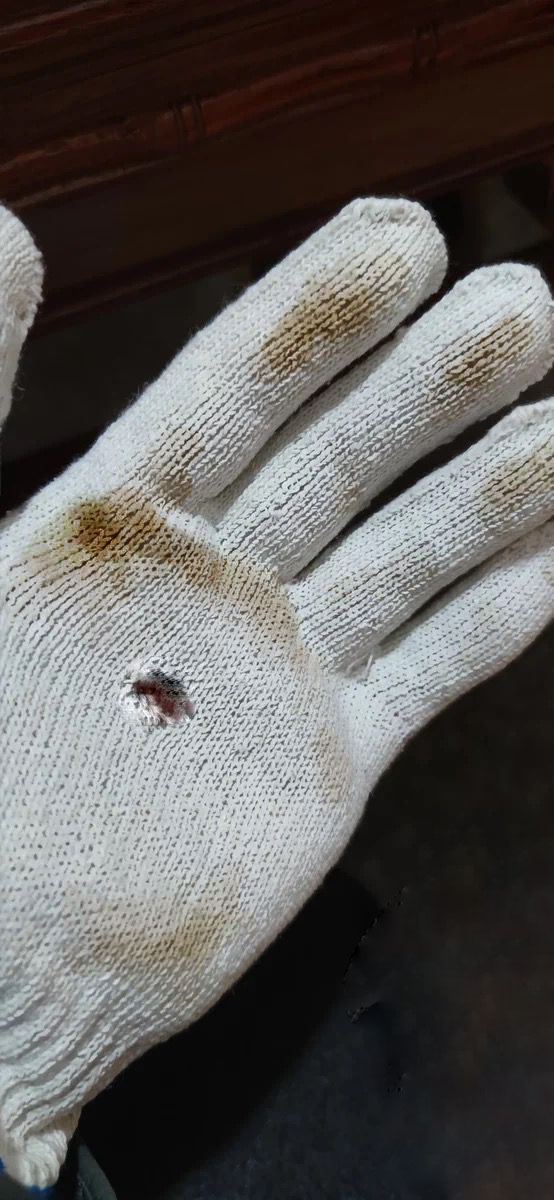
%> input picture Cotton Glove 1.jpg, 554 x 1200 px
$ octave --eval "result = detect_glove_contour(imread('Cotton Glove 1.jpg'));"   (GNU Octave 9; MATLAB toolbox functions it lacks are replaced by stand-ins)
%> lines starting %> are read from the running program, lines starting %| are printed output that depends on the picture; in (x1, y1, x2, y2) boxes, pixels count from 0 and x2, y2 are one past the last pixel; in counts of white or black regions, pixels touching at a corner belong together; the program's own positions count from 1
function [glove_contour] = detect_glove_contour(image)

    glove_hsv = rgb2hsv(image);
%> glove_hsv: size 1200x554x3 double; mean H, S, V 0.282, 0.231, 0.381

    % Extract individual channels
    hue_channel = glove_hsv(:,:,1);
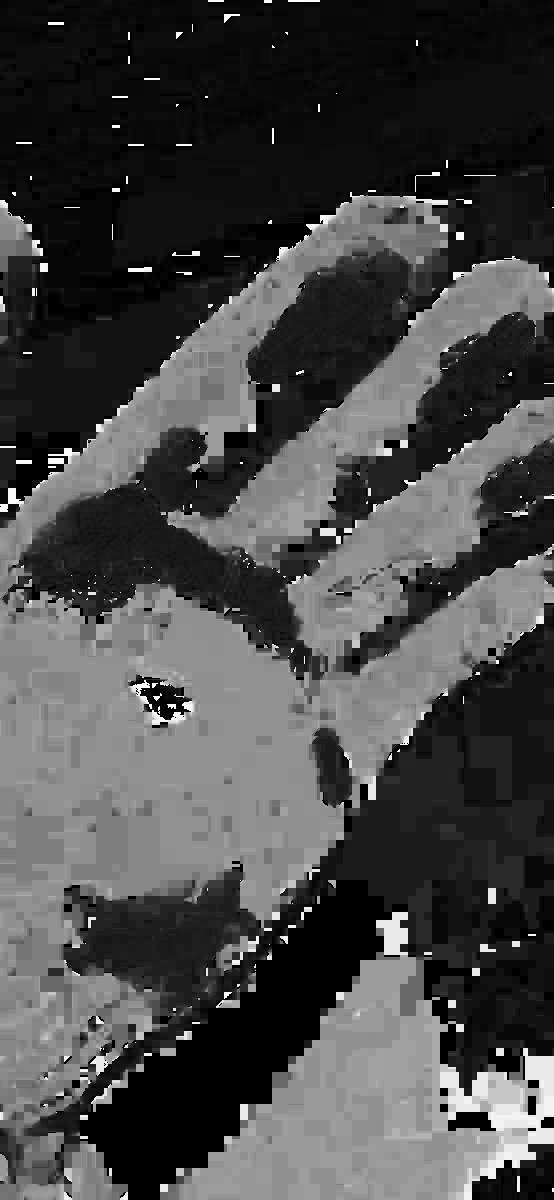
%> hue_channel: size 1200x554 double; min 0, max 0.996, mean 0.282
    saturation_channel = glove_hsv(:,:,2);
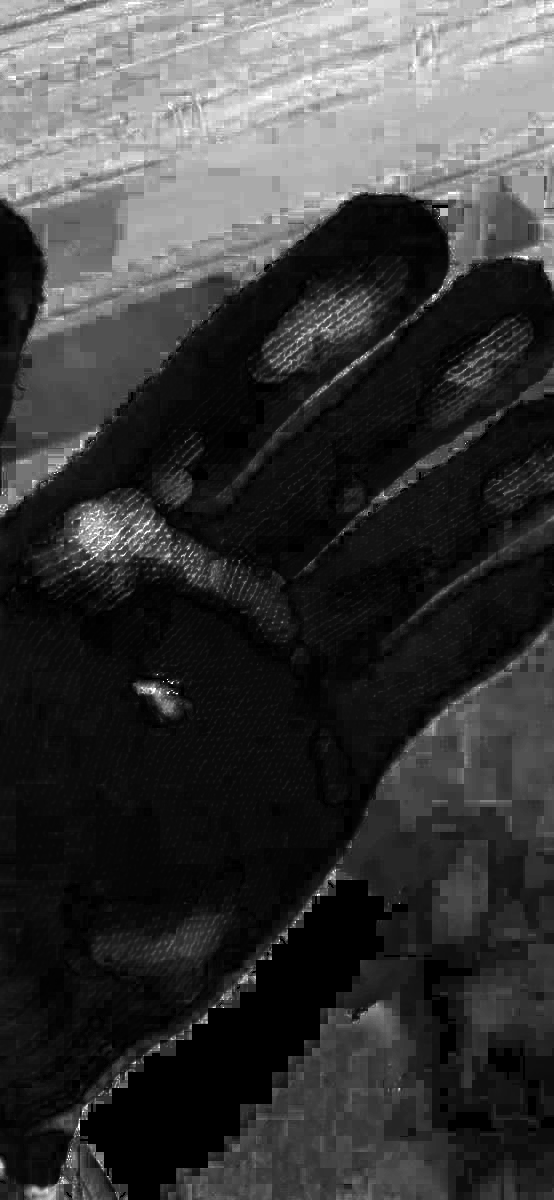
%> saturation_channel: size 1200x554 double; min 0, max 1, mean 0.231
    value_channel = glove_hsv(:,:,3);
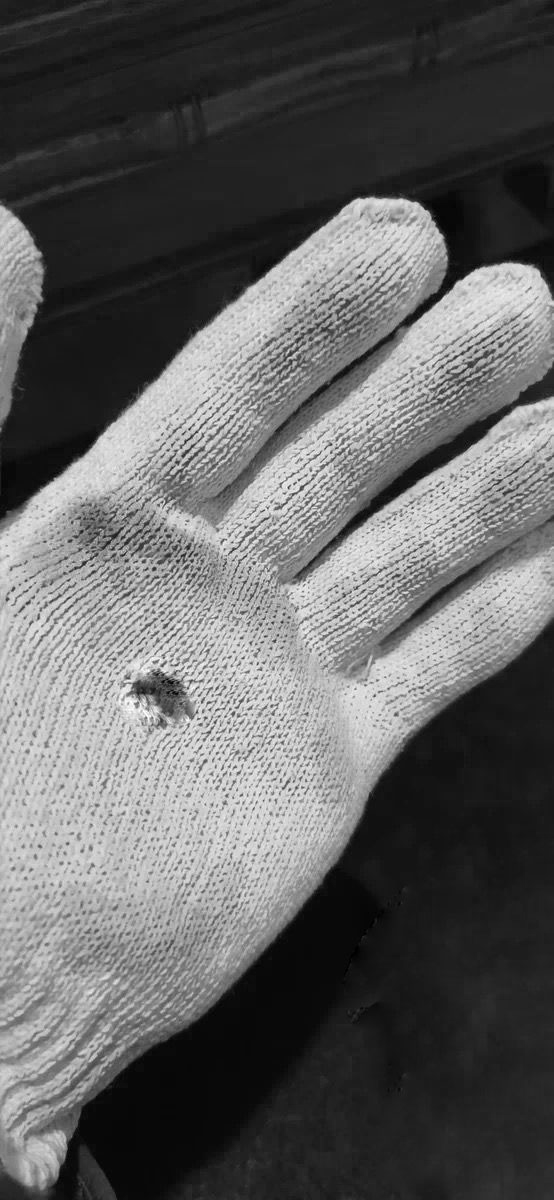
%> value_channel: size 1200x554 double; min 0, max 1, mean 0.381

    % Calculate histograms for each channel
    numBins = 256;
    hueHistogram = imhist(hue_channel, numBins);
%> hueHistogram = 256 values, max 65633 at index 147, min 0 at index 57, mean 2596.9
    saturationHistogram = imhist(saturation_channel, numBins);
%> saturationHistogram = 256 values, max 42666 at index 1, min 0 at index 2, mean 2596.9
    valueHistogram = imhist(value_channel, numBins);
%> valueHistogram = 256 values, max 17373 at index 32, min 0 at index 252, mean 2596.9

    % Find the bin with the highest count for each channel
    [~, dominantHueBin] = max(hueHistogram);
%> dominantHueBin = 147
    [~, dominantSaturationBin] = max(saturationHistogram);
%> dominantSaturationBin = 1
    [~, dominantValueBin] = max(valueHistogram);
%> dominantValueBin = 32

    % Convert the dominant bins to actual values
    dominant_hue = (dominantHueBin - 1) / numBins;
%> dominant_hue = 0.57
    dominant_saturation = (dominantSaturationBin - 1) / numBins;
%> dominant_saturation = 0
    dominant_value = (dominantValueBin - 1) / numBins;
%> dominant_value = 0.121

    % Extract the dominant color
    dominant_color = [dominant_hue, dominant_saturation, dominant_value];
%> dominant_color = [0.57 0 0.121]

    % Define light and dark background threshold
    bright_bg_lower = [0,0,128] / 255;
    bright_bg_upper = [255,255,255] / 255;

    dark_bg_lower = [0,0,0] / 255;
    dark_bg_upper = [255,255,127] / 255;

    % Check if dominant color is within the dark background range
    is_dark = all(dominant_color >= dark_bg_lower) && all(dominant_color <= dark_bg_upper);
%> is_dark = true

    % Check if dominant color is within the light background range
    is_bright = all(dominant_color >= bright_bg_lower) && all(dominant_color <= bright_bg_upper);
%> is_bright = false

    % Define lower and upper bounds for glove color in HSV space
    if is_bright
        glove_lower = [0,0,85] / 255;
        glove_upper = [255,110,255] / 255;
    end
    if is_dark
        glove_lower = [0,0,0] / 255;
        glove_upper = [255,255,110] / 255;
    end

    % Create mask for the glove
    glove_mask = (glove_hsv(:,:,1) >= glove_lower(1) & glove_hsv(:,:,1) <= glove_upper(1)) & ...
           (glove_hsv(:,:,2) >= glove_lower(2) & glove_hsv(:,:,2) <= glove_upper(2)) & ...
           (glove_hsv(:,:,3) >= glove_lower(3) & glove_hsv(:,:,3) <= glove_upper(3));
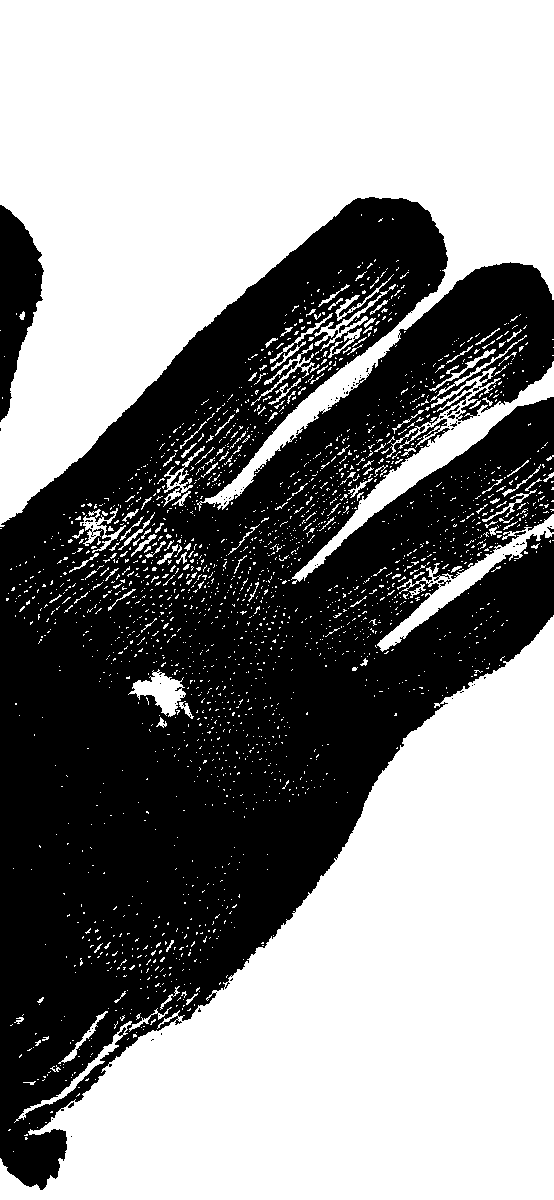
%> glove_mask: size 1200x554 logical; 55.4% white; 88 black regions (82 under 20 px), largest, box (x1, y1, x2, y2) and area: (0, 197, 554, 1190) 290713, (0, 205, 44, 422) 5464, (170, 472, 181, 486) 53, (438, 580, 451, 587) 38, (447, 405, 460, 416) 34, (68, 1102, 74, 1108) 20

    % Extract glove region
    glove_extracted = glove_hsv;
    glove_extracted(repmat(~glove_mask,[1 1 3])) = 0;
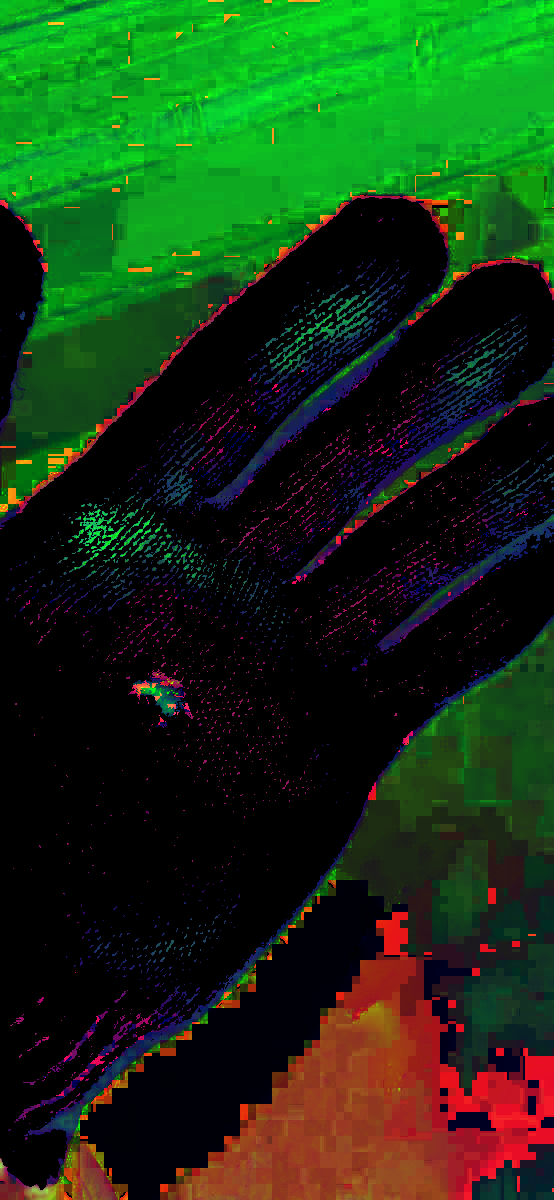
%> glove_extracted: size 1200x554x3 double; mean R, G, B 0.0936, 0.204, 0.0737

    % Convert to binary mask
    glove_binary = glove_extracted(:,:,1) > 0 | glove_extracted(:,:,2) > 0 | glove_extracted(:,:,3) > 0;
    glove_binary = imcomplement(glove_binary);

    % Perform morphological operations
    se = strel('square', 9);
    glove_binary = imdilate(glove_binary, se);
%> glove_binary: size 1200x554 logical; 51% white; 24 black regions (16 under 20 px), largest, box (x1, y1, x2, y2) and area: (0, 0, 554, 518) 164884, (0, 624, 554, 1200) 156829, (351, 409, 506, 526) 2029
    glove_binary = imerode(glove_binary, se);
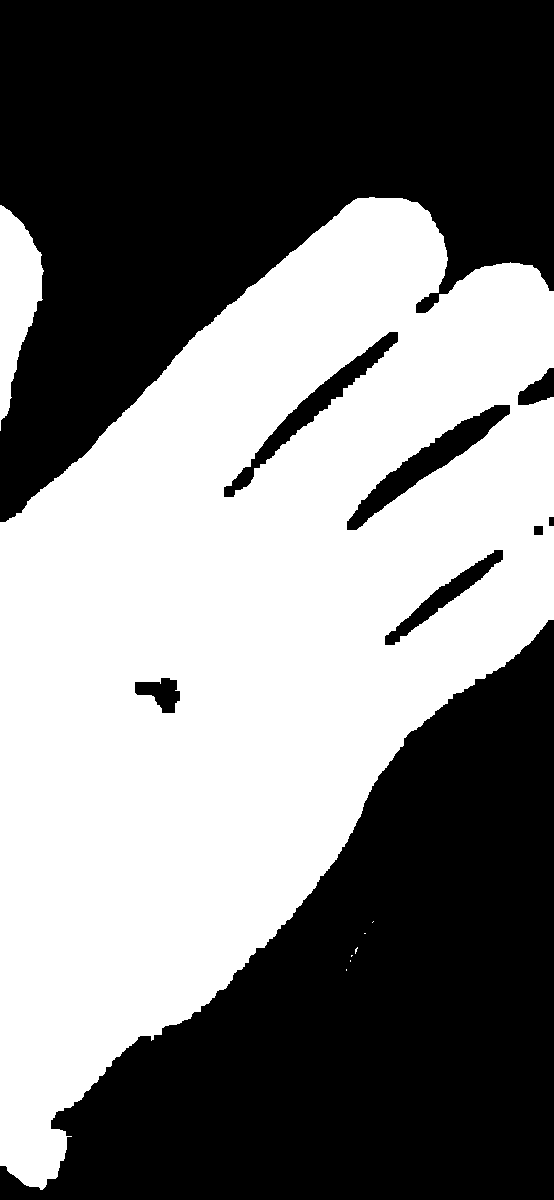
%> glove_binary: size 1200x554 logical; 48.1% white; 8 white regions (6 under 20 px), largest, box (x1, y1, x2, y2) and area: (0, 197, 554, 1190) 314527, (0, 205, 44, 431) 5551
    glove_binary = imfill(glove_binary, 'holes');
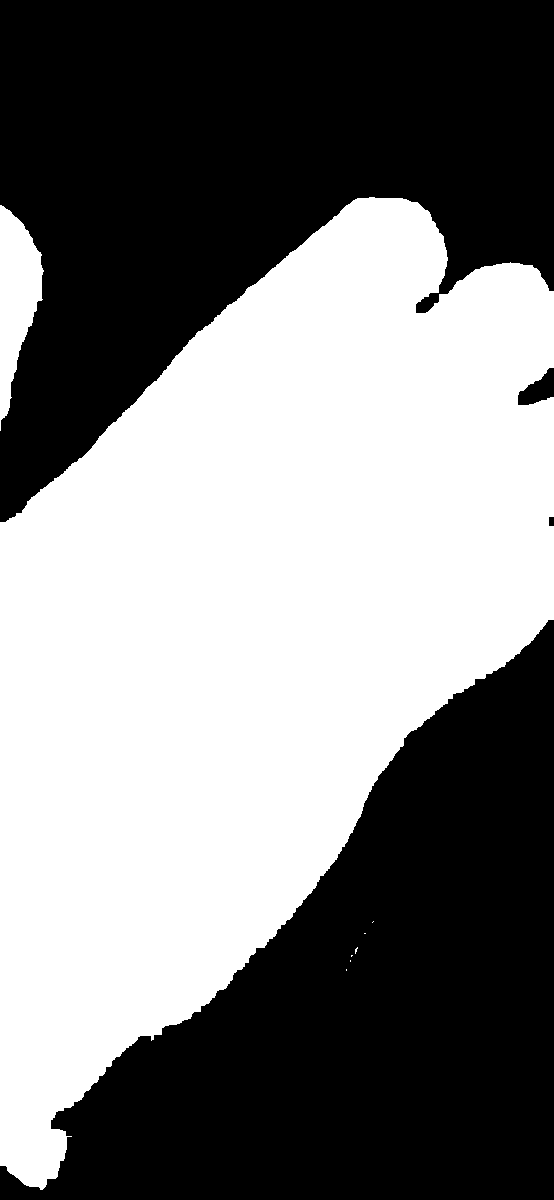
%> glove_binary: size 1200x554 logical; 49.8% white; 8 white regions (6 under 20 px), largest, box (x1, y1, x2, y2) and area: (0, 197, 554, 1190) 325568, (0, 205, 44, 431) 5551

    % Find the main glove contour by extracting the largest contour
    glove_contours = bwboundaries(glove_binary);
%> glove_contours = 8 boundaries; box (x1, y1, x2, y2) and points: (0, 197, 554, 1190) 2702, (0, 205, 44, 431) 467, (355, 947, 358, 954) 13, (351, 955, 353, 957) 4, (346, 969, 347, 971) 3, (350, 960, 351, 962) 3, (364, 933, 366, 934) 3, (372, 921, 374, 923) 3

    largest_contour_area = -1;
    largest_contour_index = -1;

    for i = 1:length(glove_contours)
        current_contour = glove_contours{i};
        current_contour_area = polyarea(current_contour(:, 2), current_contour(:, 1));
        if current_contour_area > largest_contour_area
            largest_contour_area = current_contour_area;
            largest_contour_index = i;
        end
    end
%> this loop made 8 passes
%> (current_contour_area, largest_contour_area, largest_contour_index) on passes 1 to 2: (5317, 5317, 1), (324216.5, 324216.5, 2)

    glove_contour = glove_contours{largest_contour_index};
%> glove_contour = 2702 rows, first 12: [523 1; 523 2; 523 3; 523 4; 523 5; 523 6; 522 7; 521 8; 521 9; 520 10; 519 10; 519 11]
%> `result = detect_glove_contour(imread('Cotton Glove 1.jpg'));`: result has the same summary as glove_contour in detect_glove_contour
end

$ run again, on Cotton Glove 2.jpg
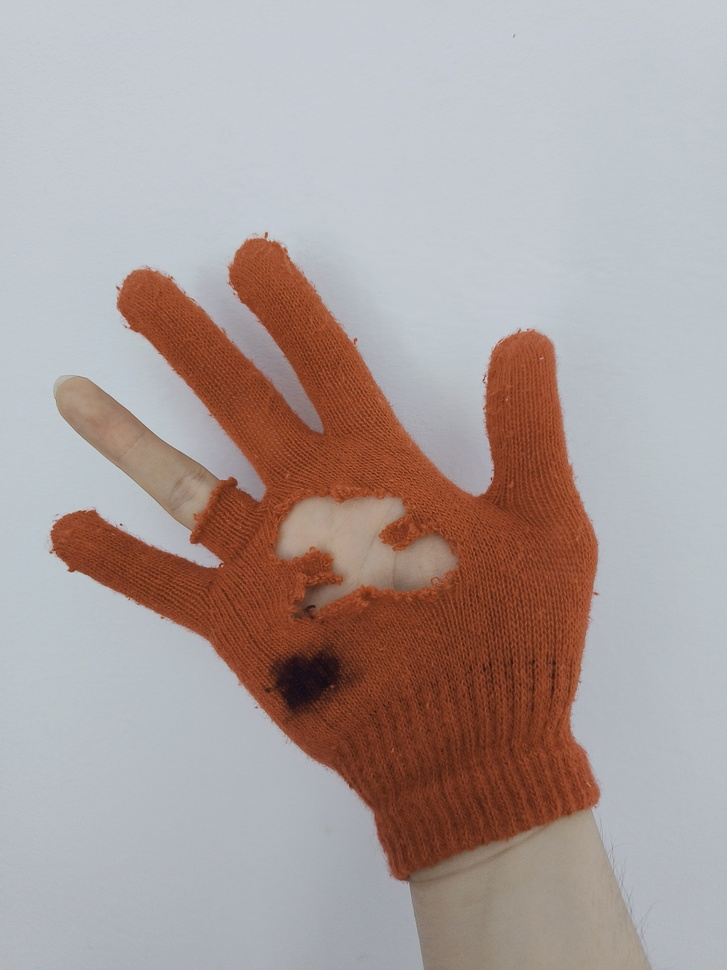
%> input picture Cotton Glove 2.jpg, 727 x 970 px, shrunk from 3072 x 4096 before the run
%> glove_hsv: size 970x727x3 double; mean H, S, V 0.432, 0.22, 0.703
%> hueHistogram = 256 values, max 180117 at index 152, min 0 at index 34, mean 2754.6
%> saturationHistogram = 256 values, max 134943 at index 17, min 0 at index 2, mean 2754.6
%> valueHistogram = 256 values, max 40026 at index 209, min 0 at index 1, mean 2754.6
%> dominantHueBin = 152
%> dominantSaturationBin = 17
%> dominantValueBin = 209
%> dominant_hue = 0.59
%> dominant_saturation = 0.0625
%> dominant_value = 0.812
%> dominant_color = [0.59 0.0625 0.812]
%> is_dark = false
%> is_bright = true
%> in detect_glove_contour, `glove_mask = (glove_hsv(:,:,1) >= glove_lower(1) & glove_hsv(:,:,1) <=..`:
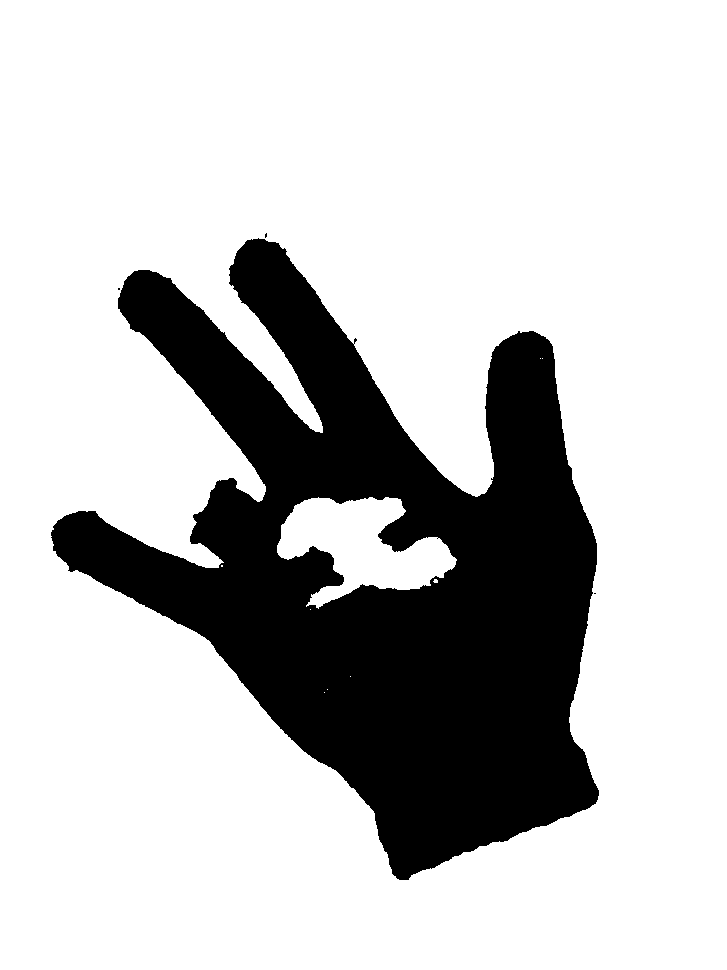
%> glove_mask: size 970x727 logical; 77% white; 4 black regions (3 under 20 px), largest, box (x1, y1, x2, y2) and area: (51, 238, 599, 880) 162385
%> in detect_glove_contour, `glove_binary = imfill(glove_binary, 'holes');`:
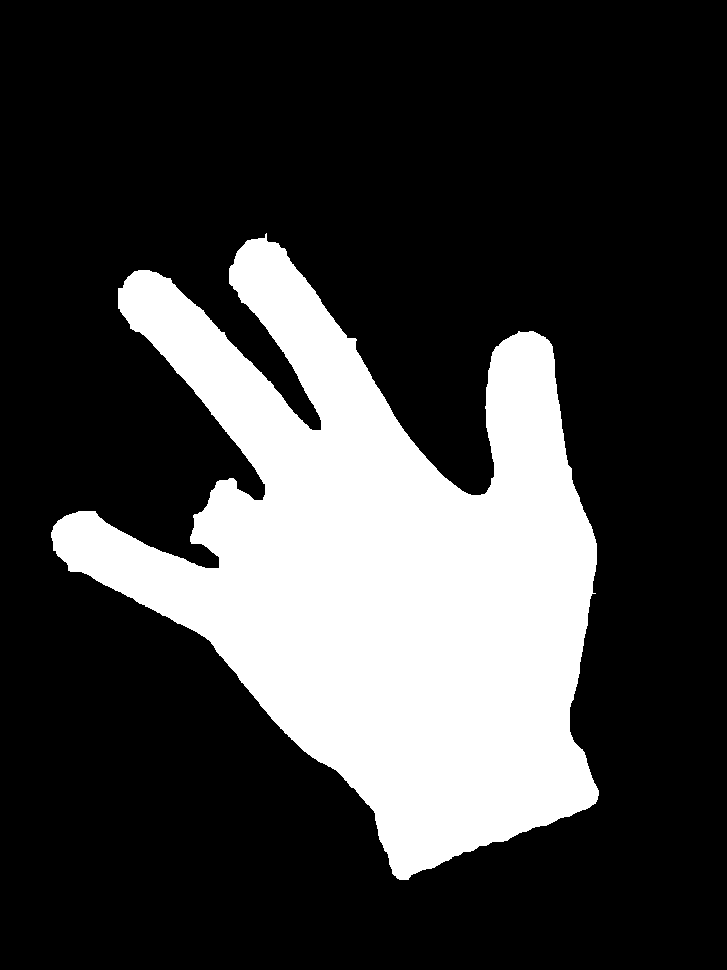
%> glove_binary: size 970x727 logical; 24.6% white; 1 white region, box (x1, y1, x2, y2) and area: (51, 233, 599, 880) 173271
%> glove_contours = 1 boundary; box (x1, y1, x2, y2) and points: (51, 233, 599, 880) 2645
%> the loop in detect_glove_contour, `for i = 1:length(glove_contours)` made 1 pass
%> (current_contour_area, largest_contour_area, largest_contour_index) on pass 1: (171948, 171948, 1)
%> glove_contour = 2645 rows, first 12: [533 52; 532 53; 531 53; 530 54; 529 54; 528 54; 527 54; 526 55; 525 56; 524 57; 523 58; 522 58]
%> result has the same summary as glove_contour in detect_glove_contour
